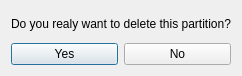
<?xml version="1.0" encoding="UTF-8"?>
<ui version="4.0">
 <class>DeletePartitionWindow</class>
 <widget class="QDialog" name="DeletePartitionWindow">
  <property name="geometry">
   <rect>
    <x>0</x>
    <y>0</y>
    <width>222</width>
    <height>76</height>
   </rect>
  </property>
  <property name="windowTitle">
   <string>Dialog</string>
  </property>
  <layout class="QGridLayout" name="gridLayout_2">
   <item row="0" column="0">
    <layout class="QGridLayout" name="gridLayout">
     <item row="0" column="0" colspan="2">
      <widget class="QLabel" name="label">
       <property name="text">
        <string>Do you realy want to delete this partition?</string>
       </property>
      </widget>
     </item>
     <item row="1" column="0">
      <widget class="QPushButton" name="yesButton">
       <property name="text">
        <string>Yes</string>
       </property>
      </widget>
     </item>
     <item row="1" column="1">
      <widget class="QPushButton" name="noButton">
       <property name="text">
        <string>No</string>
       </property>
      </widget>
     </item>
    </layout>
   </item>
  </layout>
 </widget>
 <resources/>
 <connections/>
</ui>
